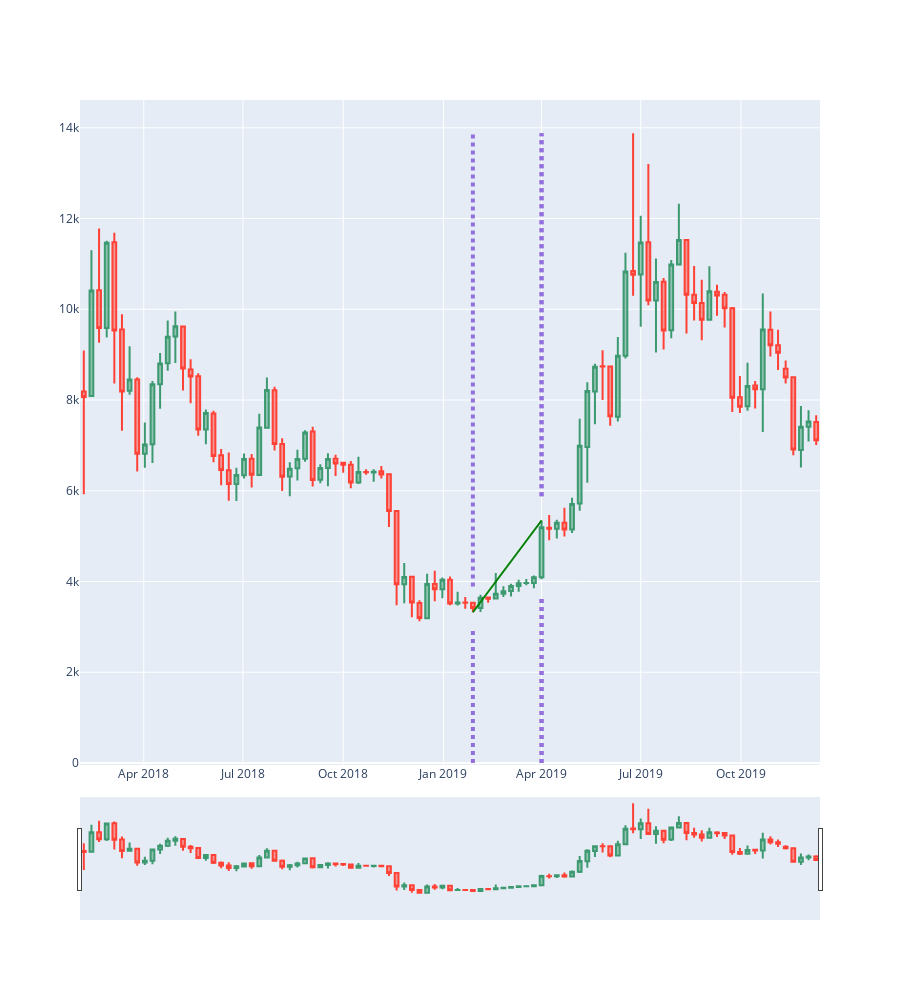

Notebook code cell kept with this figure:
### Code cell
candle_chart(zoom_df).add_marker(SW1_candle).add_marker(EW1_candle).add_wave(SW1_candle,EW1_candle).add_marker(SW2_candle).show()
